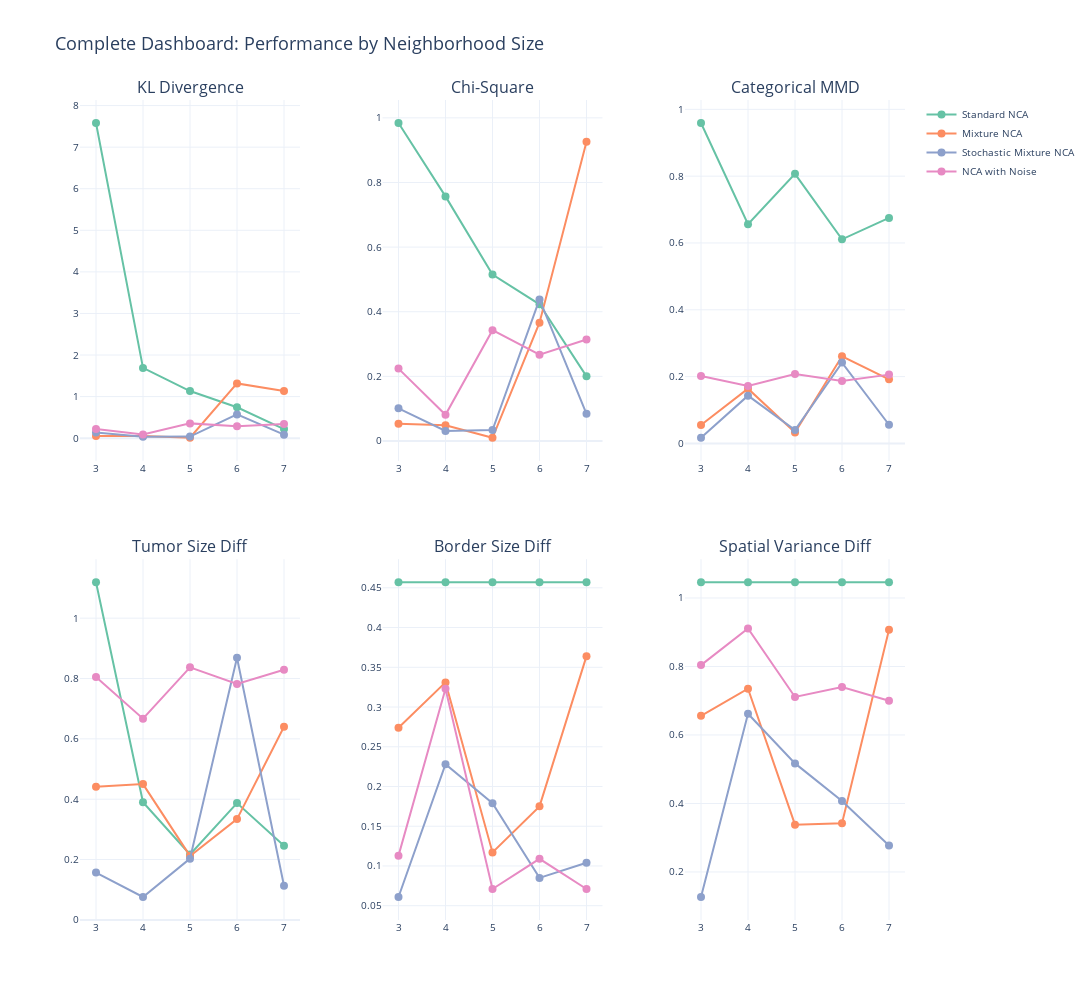

Notebook code cell kept with this figure:
### Markdown cell above
## Custom Visualizations in the Notebook

Create interactive visualizations directly in the notebook:

### Code cell
metric_cols = ['KL Divergence', 'Chi-Square', 'Categorical MMD', 
              'Tumor Size Diff', 'Border Size Diff', 'Spatial Variance Diff']

fig = make_subplots(
    rows=2, cols=3,
    subplot_titles=metric_cols,
    vertical_spacing=0.12,
    horizontal_spacing=0.1
)

colors = px.colors.qualitative.Set2
df_parsed = analyzer.parse_metrics()

for idx, metric in enumerate(metric_cols):
    if metric not in df_parsed.columns:
        continue
    
    row = (idx // 3) + 1
    col = (idx % 3) + 1
    
    for model_idx, model_type in enumerate(df_parsed['Model Type'].unique()):
        model_data = df_parsed[df_parsed['Model Type'] == model_type]
        grouped = model_data.groupby('Neighborhood Size')[metric].agg(['mean', 'std'])
        
        sizes = grouped.index.values
        means = grouped['mean'].values
        stds = grouped['std'].values
        
        color = colors[model_idx % len(colors)]
        
        fig.add_trace(
            go.Scatter(
                x=sizes,
                y=means,
                mode='lines+markers',
                name=model_type if idx == 0 else '',
                line=dict(color=color, width=2),
                marker=dict(size=8, color=color),
                error_y=dict(type='data', array=stds, visible=True),
                showlegend=(idx == 0),
                hovertemplate=f'<b>{model_type}</b><br>' +
                            'Neighborhood Size: %{x}<br>' +
                            f'{metric}: %{{y:.4f}}<br>' +
                            '<extra></extra>'
            ),
            row=row, col=col
        )

fig.update_layout(
    title_text="Complete Dashboard: Performance by Neighborhood Size",
    height=1000,
    width=1800,
    font=dict(size=10),
    title_font_size=18,
    template='plotly_white'
)

fig.show()

### Figure 1 — Plotly figure (JSON) as saved in the notebook; plotly's stock layout.template omitted (floating-point values rounded to 4 significant figures)
{"data": [{"error_y": {"array": [NaN, NaN, NaN, NaN, NaN], "type": "data", "visible": true}, "hovertemplate": "<b>Standard NCA</b><br>Neighborhood Size: %{x}<br>KL Divergence: %{y:.4f}<br><extra></extra>", "line": {"color": "rgb(102,194,165)", "width": 2}, "marker": {"color": "rgb(102,194,165)", "size": 8}, "mode": "lines+markers", "name": "Standard NCA", "showlegend": true, "type": "scatter", "x": [3, 4, 5, 6, 7], "xaxis": "x", "y": [7.58, 1.69, 1.134, 0.744, 0.218], "yaxis": "y"}, {"error_y": {"array": [NaN, NaN, NaN, NaN, NaN], "type": "data", "visible": true}, "hovertemplate": "<b>Mixture NCA</b><br>Neighborhood Size: %{x}<br>KL Divergence: %{y:.4f}<br><extra></extra>", "line": {"color": "rgb(252,141,98)", "width": 2}, "marker": {"color": "rgb(252,141,98)", "size": 8}, "mode": "lines+markers", "name": "Mixture NCA", "showlegend": true, "type": "scatter", "x": [3, 4, 5, 6, 7], "xaxis": "x", "y": [0.054, 0.053, 0.01, 1.317, 1.136], "yaxis": "y"}, {"error_y": {"array": [NaN, NaN, NaN, NaN, NaN], "type": "data", "visible": true}, "hovertemplate": "<b>Stochastic Mixture NCA</b><br>Neighborhood Size: %{x}<br>KL Divergence: %{y:.4f}<br><extra></extra>", "line": {"color": "rgb(141,160,203)", "width": 2}, "marker": {"color": "rgb(141,160,203)", "size": 8}, "mode": "lines+markers", "name": "Stochastic Mixture NCA", "showlegend": true, "type": "scatter", "x": [3, 4, 5, 6, 7], "xaxis": "x", "y": [0.135, 0.033, 0.038, 0.571, 0.085], "yaxis": "y"}, {"error_y": {"array": [NaN, NaN, NaN, NaN, NaN], "type": "data", "visible": true}, "hovertemplate": "<b>NCA with Noise</b><br>Neighborhood Size: %{x}<br>KL Divergence: %{y:.4f}<br><extra></extra>", "line": {"color": "rgb(231,138,195)", "width": 2}, "marker": {"color": "rgb(231,138,195)", "size": 8}, "mode": "lines+markers", "name": "NCA with Noise", "showlegend": true, "type": "scatter", "x": [3, 4, 5, 6, 7], "xaxis": "x", "y": [0.223, 0.09, 0.356, 0.285, 0.338], "yaxis": "y"}, {"error_y": {"array": [NaN, NaN, NaN, NaN, NaN], "type": "data", "visible": true}, "hovertemplate": "<b>Standard NCA</b><br>Neighborhood Size: %{x}<br>Chi-Square: %{y:.4f}<br><extra></extra>", "line": {"color": "rgb(102,194,165)", "width": 2}, "marker": {"color": "rgb(102,194,165)", "size": 8}, "mode": "lines+markers", "name": "", "showlegend": false, "type": "scatter", "x": [3, 4, 5, 6, 7], "xaxis": "x2", "y": [0.984, 0.757, 0.515, 0.423, 0.2], "yaxis": "y2"}, {"error_y": {"array": [NaN, NaN, NaN, NaN, NaN], "type": "data", "visible": true}, "hovertemplate": "<b>Mixture NCA</b><br>Neighborhood Size: %{x}<br>Chi-Square: %{y:.4f}<br><extra></extra>", "line": {"color": "rgb(252,141,98)", "width": 2}, "marker": {"color": "rgb(252,141,98)", "size": 8}, "mode": "lines+markers", "name": "", "showlegend": false, "type": "scatter", "x": [3, 4, 5, 6, 7], "xaxis": "x2", "y": [0.053, 0.049, 0.01, 0.366, 0.926], "yaxis": "y2"}, {"error_y": {"array": [NaN, NaN, NaN, NaN, NaN], "type": "data", "visible": true}, "hovertemplate": "<b>Stochastic Mixture NCA</b><br>Neighborhood Size: %{x}<br>Chi-Square: %{y:.4f}<br><extra></extra>", "line": {"color": "rgb(141,160,203)", "width": 2}, "marker": {"color": "rgb(141,160,203)", "size": 8}, "mode": "lines+markers", "name": "", "showlegend": false, "type": "scatter", "x": [3, 4, 5, 6, 7], "xaxis": "x2", "y": [0.101, 0.031, 0.034, 0.438, 0.084], "yaxis": "y2"}, {"error_y": {"array": [NaN, NaN, NaN, NaN, NaN], "type": "data", "visible": true}, "hovertemplate": "<b>NCA with Noise</b><br>Neighborhood Size: %{x}<br>Chi-Square: %{y:.4f}<br><extra></extra>", "line": {"color": "rgb(231,138,195)", "width": 2}, "marker": {"color": "rgb(231,138,195)", "size": 8}, "mode": "lines+markers", "name": "", "showlegend": false, "type": "scatter", "x": [3, 4, 5, 6, 7], "xaxis": "x2", "y": [0.224, 0.081, 0.343, 0.267, 0.314], "yaxis": "y2"}, {"error_y": {"array": [NaN, NaN, NaN, NaN, NaN], "type": "data", "visible": true}, "hovertemplate": "<b>Standard NCA</b><br>Neighborhood Size: %{x}<br>Categorical MMD: %{y:.4f}<br><extra></extra>", "line": {"color": "rgb(102,194,165)", "width": 2}, "marker": {"color": "rgb(102,194,165)", "size": 8}, "mode": "lines+markers", "name": "", "showlegend": false, "type": "scatter", "x": [3, 4, 5, 6, 7], "xaxis": "x3", "y": [0.959, 0.656, 0.807, 0.611, 0.675], "yaxis": "y3"}, {"error_y": {"array": [NaN, NaN, NaN, NaN, NaN], "type": "data", "visible": true}, "hovertemplate": "<b>Mixture NCA</b><br>Neighborhood Size: %{x}<br>Categorical MMD: %{y:.4f}<br><extra></extra>", "line": {"color": "rgb(252,141,98)", "width": 2}, "marker": {"color": "rgb(252,141,98)", "size": 8}, "mode": "lines+markers", "name": "", "showlegend": false, "type": "scatter", "x": [3, 4, 5, 6, 7], "xaxis": "x3", "y": [0.055, 0.164, 0.033, 0.261, 0.192], "yaxis": "y3"}, {"error_y": {"array": [NaN, NaN, NaN, NaN, NaN], "type": "data", "visible": true}, "hovertemplate": "<b>Stochastic Mixture NCA</b><br>Neighborhood Size: %{x}<br>Categorical MMD: %{y:.4f}<br><extra></extra>", "line": {"color": "rgb(141,160,203)", "width": 2}, "marker": {"color": "rgb(141,160,203)", "size": 8}, "mode": "lines+markers", "name": "", "showlegend": false, "type": "scatter", "x": [3, 4, 5, 6, 7], "xaxis": "x3", "y": [0.017, 0.143, 0.04, 0.242, 0.056], "yaxis": "y3"}, {"error_y": {"array": [NaN, NaN, NaN, NaN, NaN], "type": "data", "visible": true}, "hovertemplate": "<b>NCA with Noise</b><br>Neighborhood Size: %{x}<br>Categorical MMD: %{y:.4f}<br><extra></extra>", "line": {"color": "rgb(231,138,195)", "width": 2}, "marker": {"color": "rgb(231,138,195)", "size": 8}, "mode": "lines+markers", "name": "", "showlegend": false, "type": "scatter", "x": [3, 4, 5, 6, 7], "xaxis": "x3", "y": [0.202, 0.172, 0.208, 0.187, 0.206], "yaxis": "y3"}, {"error_y": {"array": [NaN, NaN, NaN, NaN, NaN], "type": "data", "visible": true}, "hovertemplate": "<b>Standard NCA</b><br>Neighborhood Size: %{x}<br>Tumor Size Diff: %{y:.4f}<br><extra></extra>", "line": {"color": "rgb(102,194,165)", "width": 2}, "marker": {"color": "rgb(102,194,165)", "size": 8}, "mode": "lines+markers", "name": "", "showlegend": false, "type": "scatter", "x": [3, 4, 5, 6, 7], "xaxis": "x4", "y": [1.119, 0.39, 0.217, 0.387, 0.246], "yaxis": "y4"}, {"error_y": {"array": [NaN, NaN, NaN, NaN, NaN], "type": "data", "visible": true}, "hovertemplate": "<b>Mixture NCA</b><br>Neighborhood Size: %{x}<br>Tumor Size Diff: %{y:.4f}<br><extra></extra>", "line": {"color": "rgb(252,141,98)", "width": 2}, "marker": {"color": "rgb(252,141,98)", "size": 8}, "mode": "lines+markers", "name": "", "showlegend": false, "type": "scatter", "x": [3, 4, 5, 6, 7], "xaxis": "x4", "y": [0.441, 0.45, 0.212, 0.334, 0.64], "yaxis": "y4"}, {"error_y": {"array": [NaN, NaN, NaN, NaN, NaN], "type": "data", "visible": true}, "hovertemplate": "<b>Stochastic Mixture NCA</b><br>Neighborhood Size: %{x}<br>Tumor Size Diff: %{y:.4f}<br><extra></extra>", "line": {"color": "rgb(141,160,203)", "width": 2}, "marker": {"color": "rgb(141,160,203)", "size": 8}, "mode": "lines+markers", "name": "", "showlegend": false, "type": "scatter", "x": [3, 4, 5, 6, 7], "xaxis": "x4", "y": [0.157, 0.076, 0.203, 0.869, 0.113], "yaxis": "y4"}, {"error_y": {"array": [NaN, NaN, NaN, NaN, NaN], "type": "data", "visible": true}, "hovertemplate": "<b>NCA with Noise</b><br>Neighborhood Size: %{x}<br>Tumor Size Diff: %{y:.4f}<br><extra></extra>", "line": {"color": "rgb(231,138,195)", "width": 2}, "marker": {"color": "rgb(231,138,195)", "size": 8}, "mode": "lines+markers", "name": "", "showlegend": false, "type": "scatter", "x": [3, 4, 5, 6, 7], "xaxis": "x4", "y": [0.805, 0.667, 0.837, 0.782, 0.829], "yaxis": "y4"}, {"error_y": {"array": [NaN, NaN, NaN, NaN, NaN], "type": "data", "visible": true}, "hovertemplate": "<b>Standard NCA</b><br>Neighborhood Size: %{x}<br>Border Size Diff: %{y:.4f}<br><extra></extra>", "line": {"color": "rgb(102,194,165)", "width": 2}, "marker": {"color": "rgb(102,194,165)", "size": 8}, "mode": "lines+markers", "name": "", "showlegend": false, "type": "scatter", "x": [3, 4, 5, 6, 7], "xaxis": "x5", "y": [0.457, 0.457, 0.457, 0.457, 0.457], "yaxis": "y5"}, {"error_y": {"array": [NaN, NaN, NaN, NaN, NaN], "type": "data", "visible": true}, "hovertemplate": "<b>Mixture NCA</b><br>Neighborhood Size: %{x}<br>Border Size Diff: %{y:.4f}<br><extra></extra>", "line": {"color": "rgb(252,141,98)", "width": 2}, "marker": {"color": "rgb(252,141,98)", "size": 8}, "mode": "lines+markers", "name": "", "showlegend": false, "type": "scatter", "x": [3, 4, 5, 6, 7], "xaxis": "x5", "y": [0.274, 0.331, 0.117, 0.175, 0.364], "yaxis": "y5"}, {"error_y": {"array": [NaN, NaN, NaN, NaN, NaN], "type": "data", "visible": true}, "hovertemplate": "<b>Stochastic Mixture NCA</b><br>Neighborhood Size: %{x}<br>Border Size Diff: %{y:.4f}<br><extra></extra>", "line": {"color": "rgb(141,160,203)", "width": 2}, "marker": {"color": "rgb(141,160,203)", "size": 8}, "mode": "lines+markers", "name": "", "showlegend": false, "type": "scatter", "x": [3, 4, 5, 6, 7], "xaxis": "x5", "y": [0.061, 0.228, 0.179, 0.085, 0.104], "yaxis": "y5"}, {"error_y": {"array": [NaN, NaN, NaN, NaN, NaN], "type": "data", "visible": true}, "hovertemplate": "<b>NCA with Noise</b><br>Neighborhood Size: %{x}<br>Border Size Diff: %{y:.4f}<br><extra></extra>", "line": {"color": "rgb(231,138,195)", "width": 2}, "marker": {"color": "rgb(231,138,195)", "size": 8}, "mode": "lines+markers", "name": "", "showlegend": false, "type": "scatter", "x": [3, 4, 5, 6, 7], "xaxis": "x5", "y": [0.113, 0.323, 0.071, 0.109, 0.071], "yaxis": "y5"}, {"error_y": {"array": [NaN, NaN, NaN, NaN, NaN], "type": "data", "visible": true}, "hovertemplate": "<b>Standard NCA</b><br>Neighborhood Size: %{x}<br>Spatial Variance Diff: %{y:.4f}<br><extra></extra>", "line": {"color": "rgb(102,194,165)", "width": 2}, "marker": {"color": "rgb(102,194,165)", "size": 8}, "mode": "lines+markers", "name": "", "showlegend": false, "type": "scatter", "x": [3, 4, 5, 6, 7], "xaxis": "x6", "y": [1.046, 1.046, 1.046, 1.046, 1.046], "yaxis": "y6"}, {"error_y": {"array": [NaN, NaN, NaN, NaN, NaN], "type": "data", "visible": true}, "hovertemplate": "<b>Mixture NCA</b><br>Neighborhood Size: %{x}<br>Spatial Variance Diff: %{y:.4f}<br><extra></extra>", "line": {"color": "rgb(252,141,98)", "width": 2}, "marker": {"color": "rgb(252,141,98)", "size": 8}, "mode": "lines+markers", "name": "", "showlegend": false, "type": "scatter", "x": [3, 4, 5, 6, 7], "xaxis": "x6", "y": [0.656, 0.735, 0.338, 0.342, 0.907], "yaxis": "y6"}, {"error_y": {"array": [NaN, NaN, NaN, NaN, NaN], "type": "data", "visible": true}, "hovertemplate": "<b>Stochastic Mixture NCA</b><br>Neighborhood Size: %{x}<br>Spatial Variance Diff: %{y:.4f}<br><extra></extra>", "line": {"color": "rgb(141,160,203)", "width": 2}, "marker": {"color": "rgb(141,160,203)", "size": 8}, "mode": "lines+markers", "name": "", "showlegend": false, "type": "scatter", "x": [3, 4, 5, 6, 7], "xaxis": "x6", "y": [0.127, 0.662, 0.517, 0.407, 0.277], "yaxis": "y6"}, {"error_y": {"array": [NaN, NaN, NaN, NaN, NaN], "type": "data", "visible": true}, "hovertemplate": "<b>NCA with Noise</b><br>Neighborhood Size: %{x}<br>Spatial Variance Diff: %{y:.4f}<br><extra></extra>", "line": {"color": "rgb(231,138,195)", "width": 2}, "marker": {"color": "rgb(231,138,195)", "size": 8}, "mode": "lines+markers", "name": "", "showlegend": false, "type": "scatter", "x": [3, 4, 5, 6, 7], "xaxis": "x6", "y": [0.804, 0.911, 0.711, 0.74, 0.7], "yaxis": "y6"}], "layout": {"annotations": [{"font": {"size": 16}, "showarrow": false, "text": "KL Divergence", "x": 0.1333, "xanchor": "center", "xref": "paper", "y": 1, "yanchor": "bottom", "yref": "paper"}, {"font": {"size": 16}, "showarrow": false, "text": "Chi-Square", "x": 0.5, "xanchor": "center", "xref": "paper", "y": 1, "yanchor": "bottom", "yref": "paper"}, {"font": {"size": 16}, "showarrow": false, "text": "Categorical MMD", "x": 0.8667, "xanchor": "center", "xref": "paper", "y": 1, "yanchor": "bottom", "yref": "paper"}, {"font": {"size": 16}, "showarrow": false, "text": "Tumor Size Diff", "x": 0.1333, "xanchor": "center", "xref": "paper", "y": 0.44, "yanchor": "bottom", "yref": "paper"}, {"font": {"size": 16}, "showarrow": false, "text": "Border Size Diff", "x": 0.5, "xanchor": "center", "xref": "paper", "y": 0.44, "yanchor": "bottom", "yref": "paper"}, {"font": {"size": 16}, "showarrow": false, "text": "Spatial Variance Diff", "x": 0.8667, "xanchor": "center", "xref": "paper", "y": 0.44, "yanchor": "bottom", "yref": "paper"}], "font": {"size": 10}, "height": 1000, "title": {"font": {"size": 18}, "text": "Complete Dashboard: Performance by Neighborhood Size"}, "width": 1800, "xaxis": {"anchor": "y", "domain": [0, 0.2667]}, "xaxis2": {"anchor": "y2", "domain": [0.3667, 0.6333]}, "xaxis3": {"anchor": "y3", "domain": [0.7333, 1]}, "xaxis4": {"anchor": "y4", "domain": [0, 0.2667]}, "xaxis5": {"anchor": "y5", "domain": [0.3667, 0.6333]}, "xaxis6": {"anchor": "y6", "domain": [0.7333, 1]}, "yaxis": {"anchor": "x", "domain": [0.56, 1]}, "yaxis2": {"anchor": "x2", "domain": [0.56, 1]}, "yaxis3": {"anchor": "x3", "domain": [0.56, 1]}, "yaxis4": {"anchor": "x4", "domain": [0, 0.44]}, "yaxis5": {"anchor": "x5", "domain": [0, 0.44]}, "yaxis6": {"anchor": "x6", "domain": [0, 0.44]}}}
